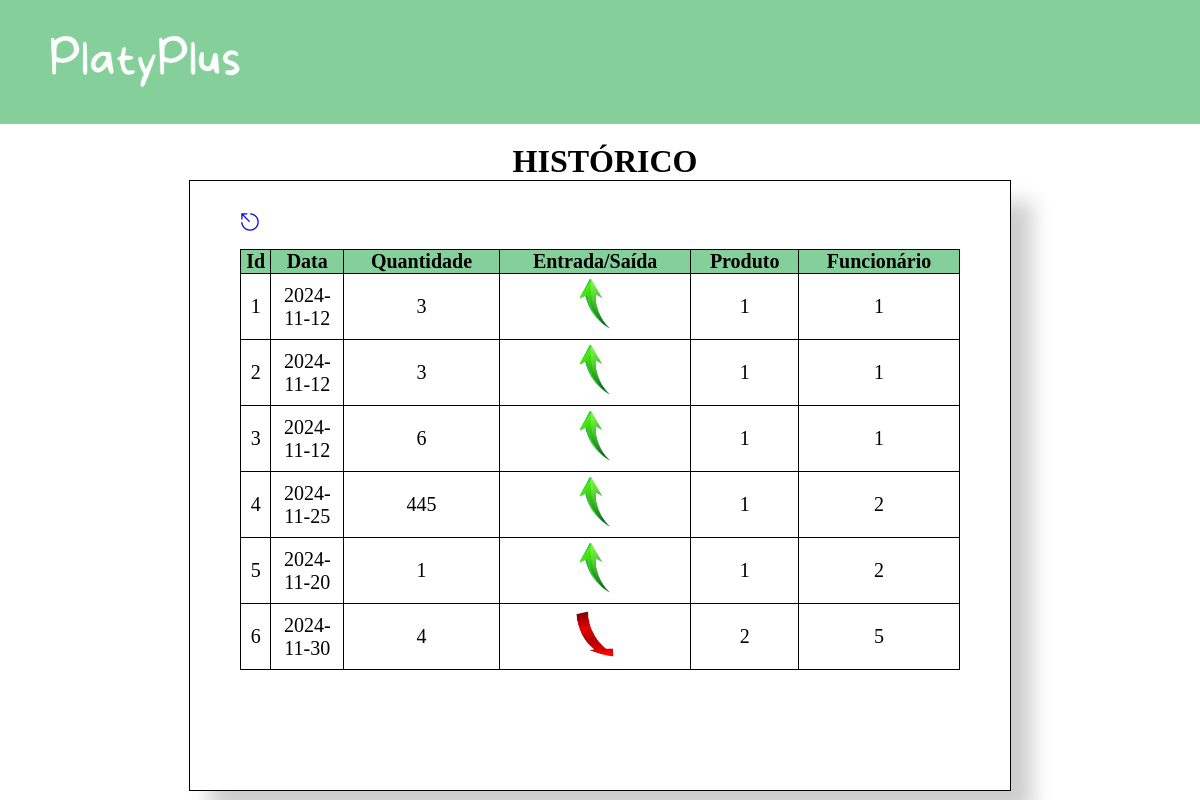
The app's page /historico, older data.
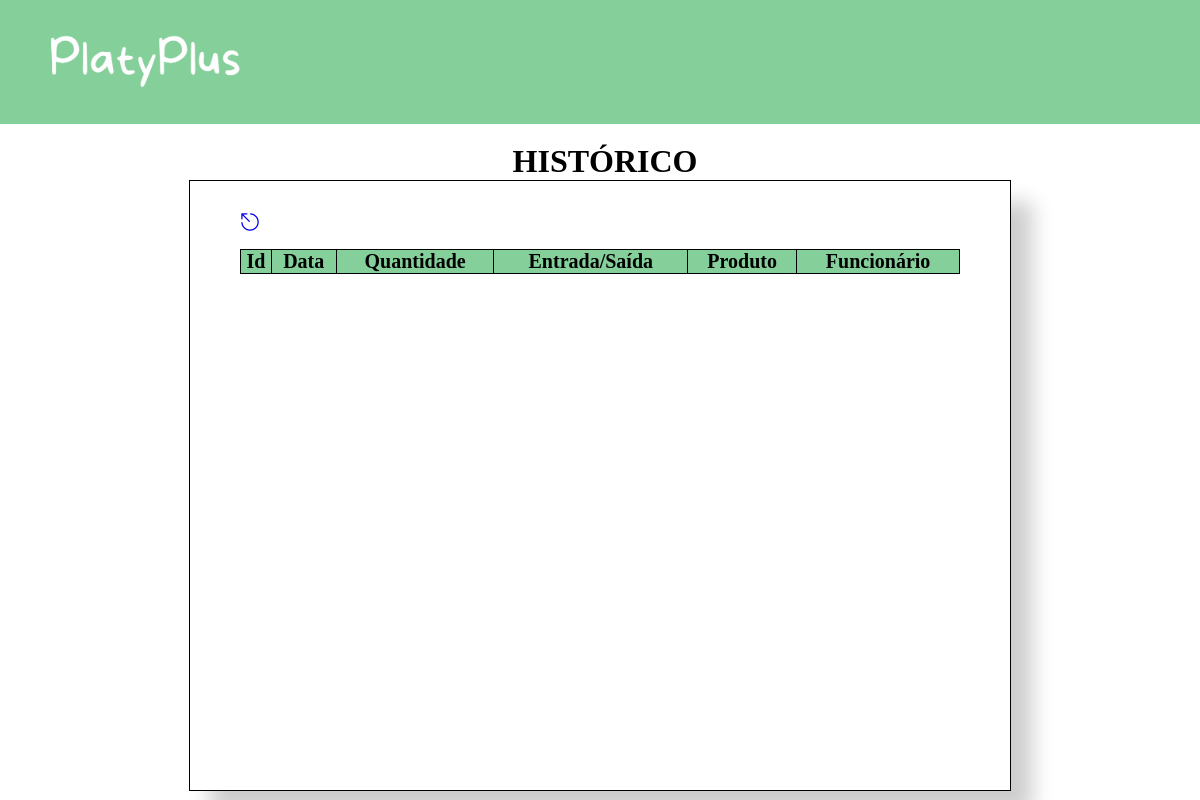
The same page, newer data.
### models.py (models this page shows, shortened)
class Movimentacao(Base):
    __tablename__ = 'movimentacoes'
    id_movimentacao = Column(Integer, primary_key=True)
    data_de_movimentacao = Column(String(10), nullable=False, index=True)
    quantidade_movimentacao = Column(Integer, nullable=False, index=True)
    tipo_movimentacao = Column(Boolean, nullable=True)
    produto_id = Column(Integer, ForeignKey('produtos.produto_id'))
    produtos = relationship(Produto)
    funcionario_id = Column(Integer, ForeignKey('funcionarios.funcionario_id'))
    funcionarios = relationship(Funcionario)
    def serialize_movimentacao(self):
        dados_movimentacao = {
            'id_movimentacao': self.id_movimentacao,
            'data_de_movimentacao': self.data_de_movimentacao,
            'quantidade_movimentacao': self.quantidade_movimentacao,
            'tipo_movimentacao': self.tipo_movimentacao,
            'produto_id': self.produto_id,
            'funcionario_id': self.funcionario_id
        }
        return dados_movimentacao

### app.py (the view)
@app.route('/historico')
def historico():
    lista_movimentacoes = select(Movimentacao).select_from(Movimentacao)
    lista_movimentacoes = db_session.execute(lista_movimentacoes).scalars()
    listaMovimentacoes = []
    for movimentacoes in lista_movimentacoes:
        listaMovimentacoes.append(movimentacoes.serialize_movimentacao())
    print(listaMovimentacoes)
    return render_template('historico.html', var_movimentacao=listaMovimentacoes)

### templates/historico.html (shortened to what this page needs)
<!DOCTYPE html>
<html lang="pt-br">
<head>
    <link rel="stylesheet" href="/static/historico.css">
    <link rel="stylesheet" href="https://cdn.jsdelivr.net/npm/bootstrap-icons@1.10.3/font/bootstrap-icons.css">
</head>
<body>
<header>
    <div class="logo">
        <a href="{{ url_for('inicial') }}">
            <img src="/static/img/PlatyPlusWhite.png">
        </a>
    </div>
</header>
<div class="container">
    <h1>HISTÓRICO</h1>
    <div class="box">
        <div class="esc">
            <a href="{{ url_for('inicial') }}">
                <i class="bi bi-escape"></i>
            </a>
        </div>
        <table>
            <tr class="categorias">
                <th class="id">Id</th>
                <th class="id">Data</th>
                <th class="id">Quantidade</th>
                <th class="id">Entrada/Saída</th>
                <th class="id">Produto</th>
                <th class="id">Funcionário</th>
                {% for movimentacao in var_movimentacao %}
                    <tr>
                        <td>{{ movimentacao.id_movimentacao }}</td>
                        <td>{{ movimentacao.data_de_movimentacao }}</td>
                        <td>{{ movimentacao.quantidade_movimentacao }}</td>
                        <td>
                            {% if movimentacao.tipo_movimentacao == True %}
                                <img src="/static/img/entrada.png">
                            {% elif movimentacao.tipo_movimentacao == False %}
                                <img src="/static/img/saida.png">
                            {% else %}
                                <span> Nenhuma movimentação encontrada! </span>
                            {% endif %}
                        </td>
                        <td>{{ movimentacao.produto_id }}</td>
                        <td>{{ movimentacao.funcionario_id }}</td>
                    </tr>
                {% endfor %}
            </tr>
        </table>
    </div>
</div>
</body>
</html>

### static/historico.css (style rules this page uses)
* { margin: 0; padding: 0; }
.container { display: flex; flex-direction: column; justify-content: center; align-items: center; height: calc(100vh - 124px); }
a { text-decoration: none; }
h1 { padding-left: 10px; margin-top: 10px; }
header { background-color: #84cf9a; display: flex; padding: 30px 40px; }
.logo>a>img { height: 60px; }
img { height: 60px; }
.box { background-color: #ffffff; display: flex; align-items: center; flex-direction: column; row-gap: 15px; padding-left: 50px; padding-right: 50px; width: 60%; height: 90%; border: 1px solid black; box-shadow: 21px 22px 20px rgba(0, 0, 0, 0.2); font-size: 20px; }
.esc { width: 100%; display: flex; margin-top: 30px; }
table { width: 100%; border: 1px solid black; border-collapse: collapse; }
th { background-color: #84cf9a; border: 1px solid black; }
.id { width: 10px; }

Row changes from the older to the newer data that the page shows:
removed Movimentacao: id_movimentacao "1", data_de_movimentacao "2024-11-12", quantidade_movimentacao "3", tipo_movimentacao True (drawn), produto_id "1", funcionario_id "1"
removed Movimentacao: id_movimentacao "2", data_de_movimentacao "2024-11-12", quantidade_movimentacao "3", tipo_movimentacao True (drawn), produto_id "1", funcionario_id "1"
removed Movimentacao: id_movimentacao "3", data_de_movimentacao "2024-11-12", quantidade_movimentacao "6", tipo_movimentacao True (drawn), produto_id "1", funcionario_id "1"
removed Movimentacao: id_movimentacao "4", data_de_movimentacao "2024-11-25", quantidade_movimentacao "445", tipo_movimentacao True (drawn), produto_id "1", funcionario_id "2"
removed Movimentacao: id_movimentacao "5", data_de_movimentacao "2024-11-20", quantidade_movimentacao "1", tipo_movimentacao True (drawn), produto_id "1", funcionario_id "2"
removed Movimentacao: id_movimentacao "6", data_de_movimentacao "2024-11-30", quantidade_movimentacao "4", tipo_movimentacao False (drawn), produto_id "2", funcionario_id "5"
